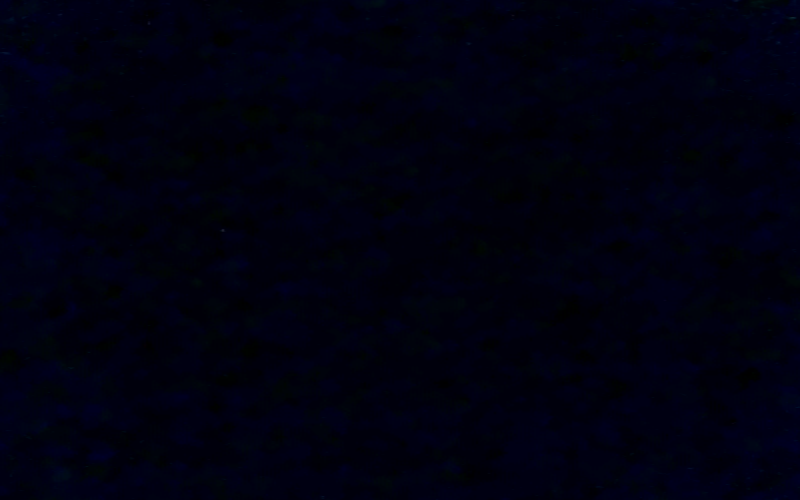
#> input picture Data_Base/Data_Base_Claro_Escuro/0.1.png, 800 x 500 px; its folder holds 4 pictures in this run
$ python treinamento_histograma_claro_escuro.py
#> lines starting #> are read from the running program, lines starting #| are printed output that depends on the picture
# Um exemplo simples usado para validar os classificadores dentro do aplicativp
# recebe uma imagem pega o histograma e diz se esta claro ou escuro
from PIL import Image
import os
from matplotlib import pyplot as plt
import time
from sklearn.svm import SVC
import pickle

# gera o histograma de um arquivo imagem
def histogram(arq):
    im = open_image(arq).getchannel(channel=2)
    return im.histogram(mask=None, extrema=None)

def open_image(arq):

    im = Image.open(arq).convert(mode='HSV', matrix=None,
                                 dither=None, palette=0, colors=256)
#> im: PIL image 800x500 HSV; mean H, S, V 167.1, 254.9, 14.9
    # gira imagem para ela ficar deitada
    l, h = im.size
#> l = 800; h = 500
    if l < h:
        im = im.rotate(angle=90, resample=0, expand=True,
                       center=None, translate=None, fillcolor=None)
    return im.resize((5376, 3024), resample=Image.BICUBIC, box=None)
#> returned value: PIL image 5376x3024 HSV; mean H, S, V 167.1, 254.9, 14.9

# Salva objetos em arquivos
def save_object(obj, file):
    with open(file, "wb") as f:
        pickle.dump(obj, f, pickle.HIGHEST_PROTOCOL)
        f.closed

# grava um arquivo objeto SVC treinado
def trainer_SVC(X, y,classification_folder):
    print("Treinando SVC")
    st = time.time()
    svc = SVC(C=1.0, kernel='linear', degree=3, gamma='auto', coef0=0.0, shrinking=True, probability=True, tol=0.001,
              cache_size=200, class_weight=None, verbose=False, max_iter=-1, decision_function_shape='ovr',
              random_state=None)
    svc.fit(X, y)
    print("\t Treinando SVC durou "+str(time.time()-st)+"segundos")
    #salva SVC treinado nesta pasta e na pasta de classificação
    save_object(svc, 'SVC.file')
    save_object(svc, classification_folder+'SVC.file')

# Abrindo cada imagem do banco de dados para obter seu histograma da camada V gerando assim X e y
data_base_path = "./../../Data_Base/Data_Base_Claro_Escuro/"
classification_folder = "./../../Classificacao_PC/Classificacao_Claro_Escuro/"
classes = [0, 1]  # 0:classe escura #1: classe clara
X = []
y = []
for arq in os.listdir(data_base_path):
    print("Processando imagem "+arq)
    classe = arq.split(".")[0]
    h = histogram(data_base_path+arq)
#> in histogram, `im = open_image(arq).getchannel(channel=2)`:
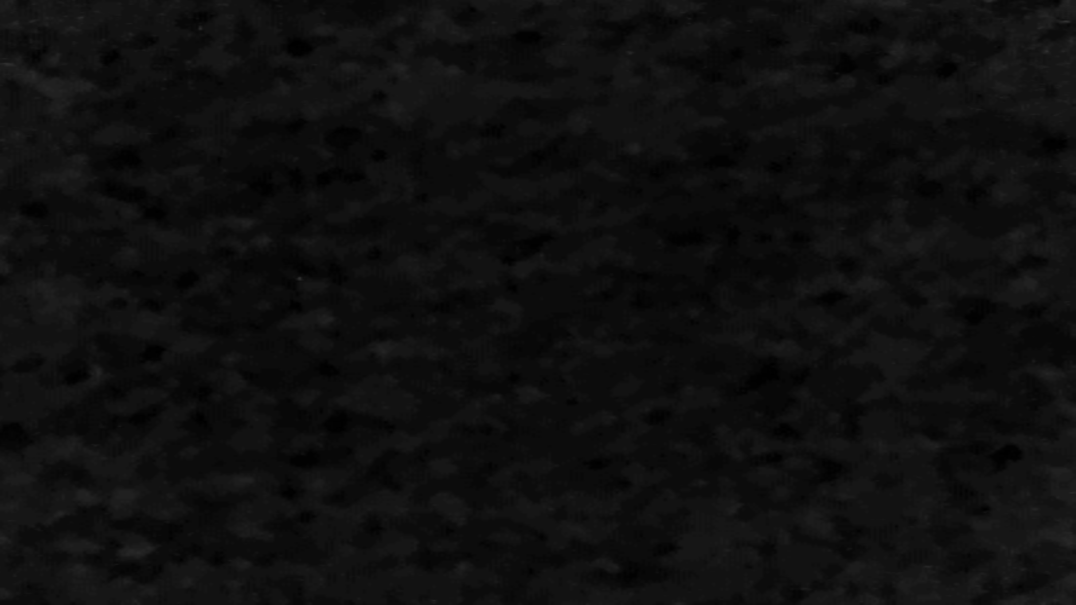
#> im: PIL image 5376x3024 L (shown at 1/5 size); min 0, max 52, mean 14.9
#> h = 256 values, max 3596574 at index 12, min 0 at index 53, mean 63504
    X.append(h)
    y = y + [classe]
#> pass 2 of the loop `for arq in os.listdir(data_base_path):`:
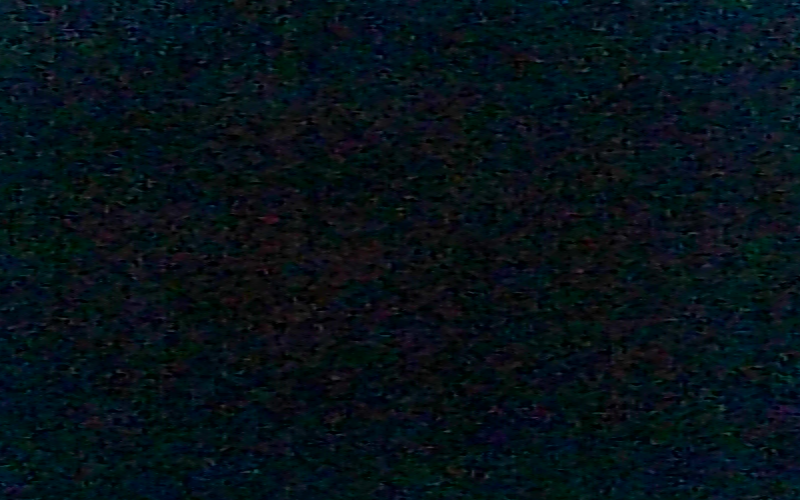
#> input picture Data_Base/Data_Base_Claro_Escuro/0.2.png, 800 x 500 px
#> in histogram (call 2), `im = open_image(arq).getchannel(channel=2)`:
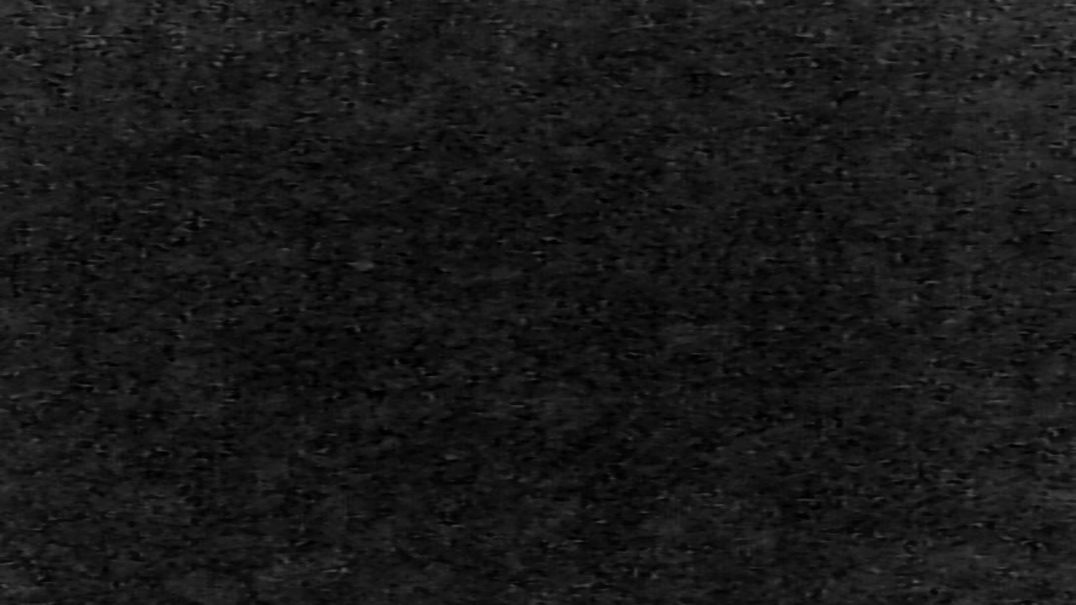
#> im: PIL image 5376x3024 L (shown at 1/5 size); min 0, max 94, mean 24
#> `h = histogram(data_base_path+arq)`: h = 256 values, max 737519 at index 23, min 0 at index 95, mean 63504


# treinando X e y
trainer_SVC(X, y,classification_folder)
# trainer_RN(X, y)
# trainer_KNN(X, y)
# tempo total de treinamento
print(time.perf_counter(), 'segundos')
